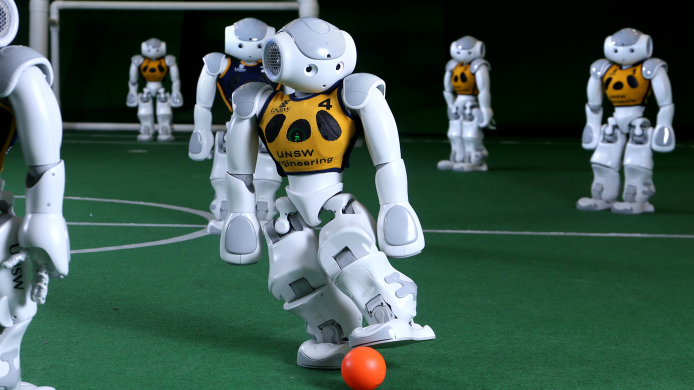
//> input picture Lab 3/Robocup.jpg, 1387 x 780 px (shown at 1/2 size)
$ ./task_5 Robocup.jpg   (built with g++ and OpenCV 4)
//> lines starting //> are read from the running program, lines starting //| are printed output that depends on the picture; after the words box and inside, x2 and y2 are one past the last pixel; in counts of white or black regions, pixels touching at a corner belong together
#include <opencv2/highgui.hpp>
#include <opencv2/imgproc.hpp>
#include <iostream>


cv::Mat img, mask, img_out;

void onMouse(int event, int x, int y,int, void*){
    if(event == cv::EVENT_LBUTTONDOWN){

        double sums[3] = {0,0,0};

        mask = cv::Mat::zeros(img.rows, img.cols, CV_8UC1);


        for(int i = y - 4; i < y + 5; i++){
            for(int j = x - 4; j < x + 5; j++){
                sums[0] += img.at<cv::Vec3b>(i,j)[0];
                sums[1] += img.at<cv::Vec3b>(i,j)[1];
                sums[2] += img.at<cv::Vec3b>(i,j)[2];
            }
        }

        double means[3];

        means[0] = sums[0]/81;
        means[1] = sums[1]/81;
        means[2] = sums[2]/81;

        std::cout<<"Means (BGR): " <<means[0]<< " "<<means[1]<< " "<<means[2]<<std::endl;
        double T = 70.0;

        for(int i = 0; i < mask.rows; i++){
            for(int j = 0; j < mask.cols; j++){
                if((std::abs(img.at<cv::Vec3b>(i,j)[0] - means[0]) < T) && (std::abs(img.at<cv::Vec3b>(i,j)[1] - means[1]) < T) && (std::abs(img.at<cv::Vec3b>(i,j)[2] - means[2]) < T)){
                    mask.at<uchar>(i,j) = 255;
                }
        }

        img_out = img.clone();

        for(int i = 0; i < mask.rows; i++){
            for(int j = 0; j < mask.cols; j++){
                if(mask.at<uchar>(i,j) == 255){
                    img_out.at<cv::Vec3b>(i,j)[0] = 92;
                    img_out.at<cv::Vec3b>(i,j)[1] = 37;
                    img_out.at<cv::Vec3b>(i,j)[0] = 201;
                }
            }
        }
    }
    cv::namedWindow("Edited Image");
    cv::imshow("Edited Image", img_out);

    }
}
int main(int argc, char** argv){
    cv::Mat input;
    if (argc < 2){
        std::cout << "Usage: ./test <img>"<<std::endl;
        return -1;
    }
    input = cv::imread(argv[1]);
//> input is the input picture: 780 rows x 1387 cols, CV_8UC3; mean B, G, R 82.7, 92.1, 67.9

    if (input.empty()) {
		std::cout << "Could not open or find the image" << std::endl;
		return -1;
	}

    cv::cvtColor(input, img, cv::COLOR_BGR2HSV);
//> img: 780 rows x 1387 cols, CV_8UC3; mean H, S, V 77.6, 131.2, 99.5
    cv::namedWindow("Image");
    cv::imshow("Image",img);
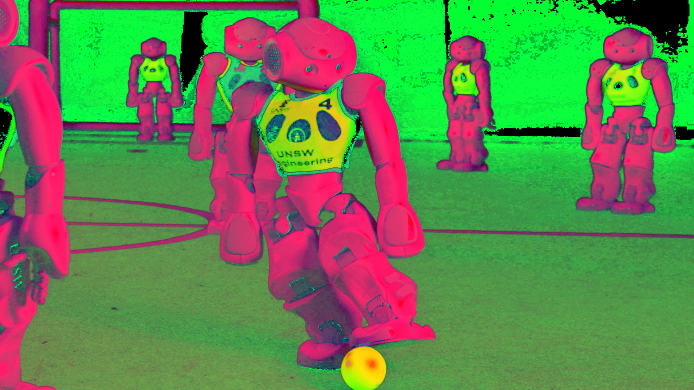
//> window 'Image': 780 rows x 1387 cols, CV_8UC3 (shown at 1/2 size); mean B, G, R 77.6, 131.2, 99.5
    cv::setMouseCallback("Image", onMouse, 0);
    cv::waitKey(0);
//> the left mouse button is pressed and released at (693, 390)
//> after the loop in onMouse, `for(int i = y - 4; i < y + 5; i++)`: sums = [8719, 2485, 16647]
//> in onMouse, `means[0] = sums[0]/81;`: means = [107.6, 0, 0]
//> in onMouse, `means[1] = sums[1]/81;`: means = [107.6, 30.68, 0]
//> in onMouse, `means[2] = sums[2]/81;`: means = [107.6, 30.68, 205.5]
//| Means (BGR): 107.642 30.679 205.519
//> after the loop in onMouse, `for(int i = 0; i < mask.rows; i++)`:
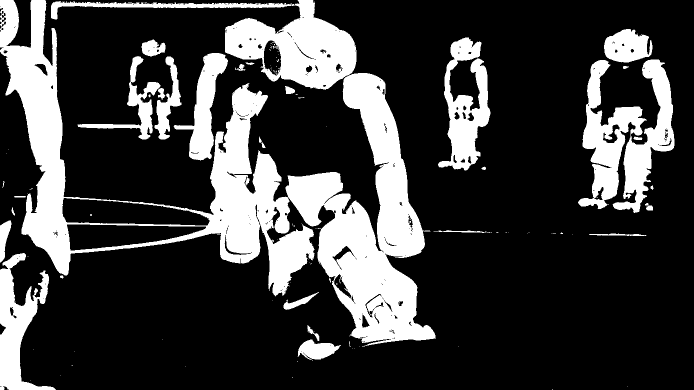
//> mask: 780 rows x 1387 cols, CV_8UC1 (shown at 1/2 size); 24% white; 122 white regions (90 under 20 px), largest, box (x1, y1, x2, y2) and area: (0, 0, 629, 593) 80397, (571, 146, 872, 693) 66996, (102, 0, 713, 180) 29553
//> after the loop in onMouse, `for(int i = 0; i < mask.rows; i++)`: img_out: 780 rows x 1387 cols, CV_8UC3; mean H, S, V 100.1, 129.8, 99.5
//> in onMouse, `cv::imshow("Edited Image", img_out);`:
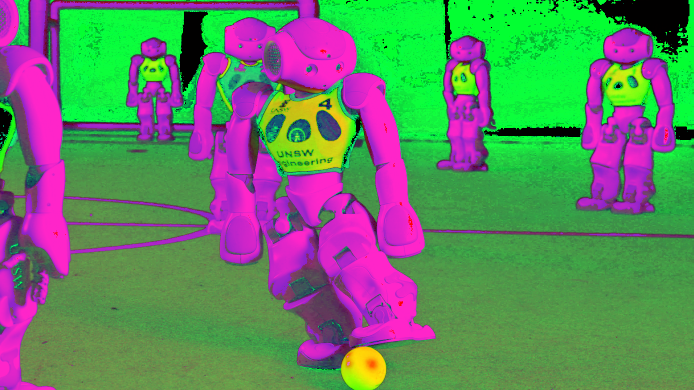
//> window 'Edited Image': 780 rows x 1387 cols, CV_8UC3 (shown at 1/2 size); mean B, G, R 100.1, 129.8, 99.5

    return 0;
}
